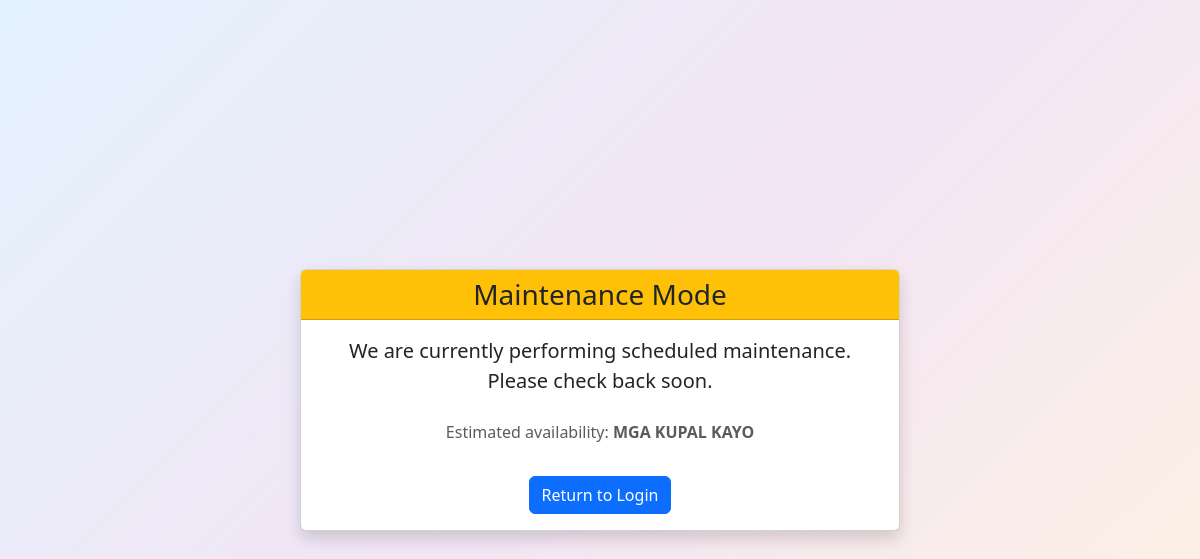
The app's page /maintenance.php with its own data.
### tables this page shows
CREATE TABLE `settings` (
  `setting_id` int(11) NOT NULL AUTO_INCREMENT,
  `setting_key` varchar(100) NOT NULL,
  `value` text NOT NULL,
  `description` text DEFAULT NULL,
  `is_active` tinyint(1) NOT NULL DEFAULT 1,
  `created_at` timestamp NOT NULL DEFAULT current_timestamp(),
  `updated_at` timestamp NOT NULL DEFAULT current_timestamp() ON UPDATE current_timestamp(),
  PRIMARY KEY (`setting_id`),
  UNIQUE KEY `setting_key` (`setting_key`)
);

### classes/Utility.php (called while the page is built, shortened)
<?php
class Utility {
    public static function getSetting($key, $default = '') {
        global $db;
        try {
            $stmt = $db->prepare("SELECT value FROM settings WHERE setting_key = ? AND is_active = 1 LIMIT 1");
            $stmt->execute([$key]);
            $result = $stmt->fetch(PDO::FETCH_ASSOC);
            if ($result) {
                return $result['value'];
            }
        } catch (Exception $e) {
            error_log("Error getting setting: " . $e->getMessage());
        }
        return $default;
    }
}
?>

### maintenance.php (the view, shortened to what this page needs)
<?php
require_once __DIR__ . '/config/config.php';
require_once __DIR__ . '/classes/Utility.php';
$maintenance_message = Utility::getSetting('maintenance_message', 'The system is currently undergoing maintenance. Please check back later.');
$maintenance_end_time = Utility::getSetting('maintenance_end_time', 'soon');
?>
<!DOCTYPE html>
<html lang="en">
<head>
    <link href="https://cdn.jsdelivr.net/npm/bootstrap@5.3.0-alpha1/dist/css/bootstrap.min.css" rel="stylesheet">
</head>
<body>
    <div class="card shadow">
        <div class="card-header bg-warning text-dark text-center">
            <h3 class="mb-0">Maintenance Mode</h3>
        </div>
        <div class="card-body text-center">
            <p class="lead mb-4"><?php echo nl2br(htmlspecialchars($maintenance_message)); ?></p>
            <p class="text-muted">Estimated availability: <strong><?php echo htmlspecialchars($maintenance_end_time); ?></strong></p>
            <a href="<?php echo rtrim(SITE_URL, '/'); ?>/login" class="btn btn-primary mt-3">Return to Login</a>
        </div>
    </div>
</body>
</html>

### maintenance.php (style rules this page uses)
body { display:flex; align-items:center; justify-content:center; min-height:100vh; background:linear-gradient(135deg, #e3f2fd 0%, #f3e5f5 50%, #fff3e0 100%); background-attachment:fixed; }
.card { max-width:600px; }

### records on screen
settings: value "We are currently performing scheduled maintenance. Please check back soon."
settings: value "MGA KUPAL KAYO"
